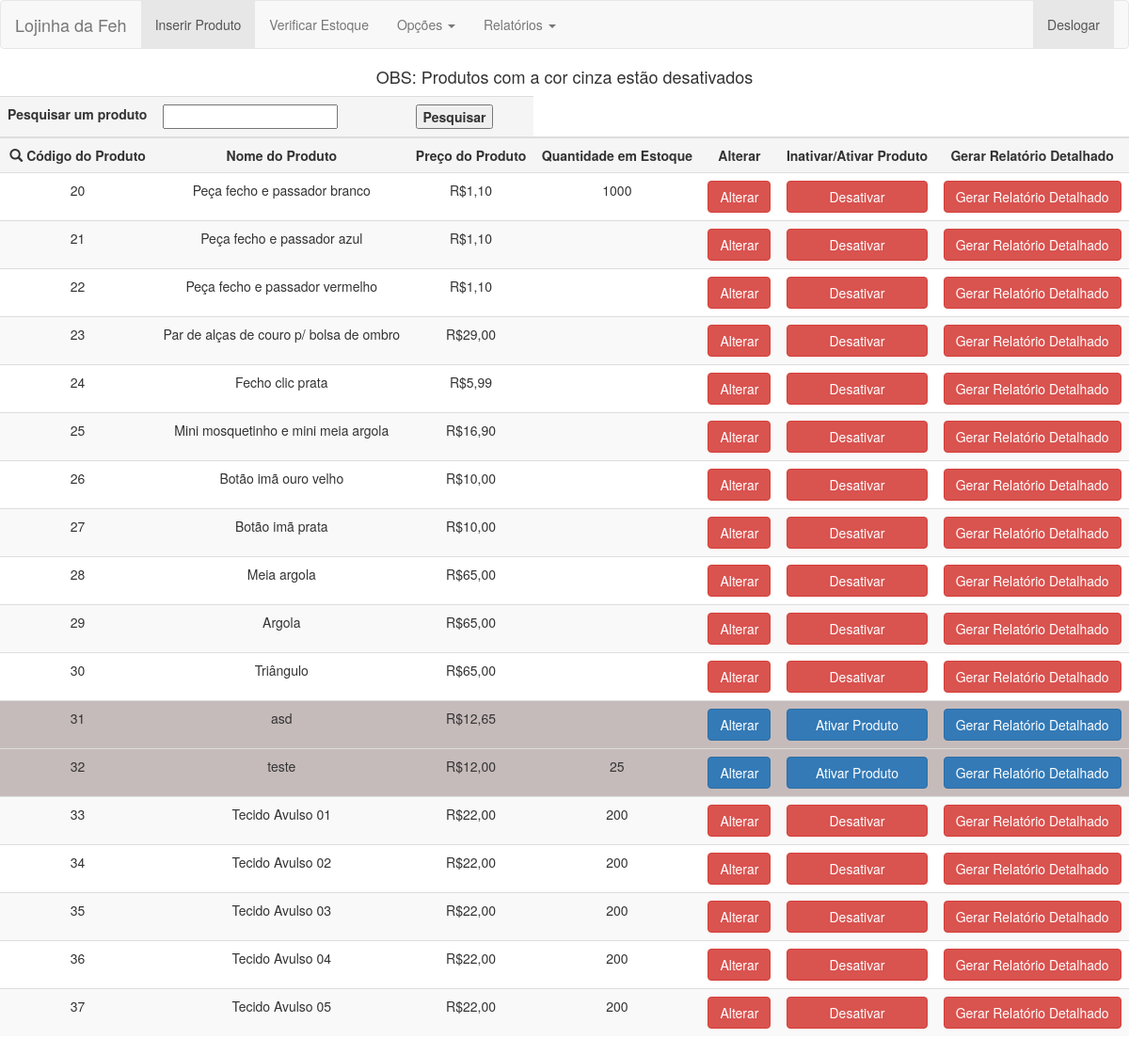
Screenshot of /Lojinha/View/listaProduto.php with the database file from the repository.
### tables this page shows
CREATE TABLE `tblestoque` (
  `codigoProduto` int(11) NOT NULL,
  `precoProduto` decimal(10,2) DEFAULT NULL,
  `quantidadeProduto` int(11) DEFAULT NULL,
  `nomeProduto` varchar(50) DEFAULT NULL,
  `descricaoProduto` text,
  `imagemProduto` varchar(50) DEFAULT NULL,
  `tipoProduto` varchar(50) DEFAULT NULL,
  `estoquemin` int(11) NOT NULL,
  `ativacaoProduto` int(11) DEFAULT NULL
);

### Lojinha/Classes/Connection.class.php (called while the page is built, shortened)
<?php
	class Connection{
		function __construct(){
			try{
				$this->con = mysqli_connect(host, user, pass, db);
			}catch(Exception $erro){
				echo "Erro ao conectar!";
				die($erro->getMessage());
			}
		}
	}
?>

### Lojinha/Classes/Produto.class.php (called while the page is built, shortened)
<?php
	include_once "../Classes/Connection.class.php";
	class Produto{
		function retornaProduto(){
			$con = new Connection();
			$busca = "SELECT * FROM tblEstoque ORDER BY codigoProduto";
			$busca = mysqli_query($con->con, $busca);
			return $busca;
		}
	}
?>

### Lojinha/View/listaProduto.php (the view, shortened to what this page needs)
<?php
	include_once "../Classes/Connection.class.php";
?>
<!DOCTYPE html PUBLIC "-//W3C//DTD XHTML 1.0 Transitional//EN" "http://www.w3.org/TR/xhtml1/DTD/xhtml1-transitional.dtd">
<html xmlns="http://www.w3.org/1999/xhtml">
<head>
<link rel="stylesheet" type="text/css" href="../bootstrap/css/bootstrap.min.css">
</head>
<body>
<nav class="navbar navbar-default">
  <div class="container-fluid">
    <div class="navbar-header">
      <a class="navbar-brand" href="Admin.php">Lojinha da Feh</a>
    </div>
    <div class="collapse navbar-collapse" id="bs-example-navbar-collapse-1">
      <ul class="nav navbar-nav">
        <li class="active"><a href="#" data-toggle="modal" data-target="#modalInserir">Inserir Produto <span class="sr-only">(current)</span></a></li>
         <li><a href="listaEstoque.php">Verificar Estoque</a></li>
        <li class="dropdown">
          <a href="#" class="dropdown-toggle" data-toggle="dropdown" role="button" aria-haspopup="true" aria-expanded="false">Opções <span class="caret"></span></a>
        </li>
        <li class="dropdown">
          <a href="#" class="dropdown-toggle" data-toggle="dropdown" role="button" aria-haspopup="true" aria-expanded="false">Relatórios <span class="caret"></span></a>
        </li>
      </ul>
      <ul class="nav navbar-nav navbar-right">
        <li class="active"><a href="../Actions/deslogar.action.php" role="button" aria-haspopup="true" aria-expanded="false">Deslogar</a>
        </li>
      </ul>
    </div>
  </div>
</nav>
	<h4 style="margin-bottom:10px;" class="text-center">OBS: Produtos com a cor cinza estão desativados</h4>
    <div class="table-responsive">
    <table class="table table-striped">
    <form action="listaProduto.php" method="post">
    	<tbody>
        <th class="active"> Pesquisar um produto </th>
        <th class="active"> <input type="text" name="pesquisa"> </th>
        <th class="active"> <input type="submit" value="Pesquisar"> </th>
        </tbody>
     </form>
    	<tbody>
            <th class="active text-center"><span class="glyphicon glyphicon-search" aria-hidden="true"></span> Código do Produto </th>
            <th class="active text-center"> Nome do Produto </th>
        	<th class="active text-center"> Preço do Produto </th>
        	<th class="active text-center"> Quantidade em Estoque </th>
            <th class="active text-center"> Alterar </th>
            <th class="active text-center"> Inativar/Ativar Produto </th>
            <th class="active text-center"> Gerar Relatório Detalhado </th>
        <?php
		include_once "../Classes/Produto.Class.php";
		$produto = new Produto();
		if(!isset($_POST['pesquisa'])){
		$busca = $produto->retornaProduto();
		}else if(isset($_POST['pesquisa'])){
			$con = new Connection();
			 $pesquisa = $_POST['pesquisa']; $busca = mysqli_query($con->con, "select * from tblEstoque where nomeProduto like '%$pesquisa%' or tipoProduto like '%$pesquisa%'")
		;};
		while($busca2 = mysqli_fetch_assoc($busca)){
			if($busca2['ativacaoProduto'] == 0){
			echo "<tr class=table table-striped style=background-color:#c6bbbb;>
			<td class=text-center> $busca2[codigoProduto] </td>
			<td class=text-center> $busca2[nomeProduto] </td>
			<td class=text-center> R$". number_format($busca2['precoProduto'],2,',','.') ." </td>
			<td class=text-center> $busca2[quantidadeProduto] </td>
			<td class=text-center><a href=AlterarProduto.php?codigo=$busca2[codigoProduto] style=cursor:pointer><button class='btn btn-primary'> Alterar </button></a></td>
			<td class=text-center><a href=../Actions/ativacaoProduto.action.php?codigo=$busca2[codigoProduto]&acao=ativar style=cursor:pointer><button class='btn btn-primary' style=width:150px;>Ativar Produto </button></a></td>
			<td class=text-center><a href=relatorioDetalhado.php?tipo=produto&codigo=$busca2[codigoProduto] target=_blank><button class='btn btn-primary'> Gerar Relatório Detalhado </button></a></td>
			</tr>
			";	}else{
				echo "<tr class=table table-striped>
			<td class=text-center> $busca2[codigoProduto] </td>
			<td class=text-center> $busca2[nomeProduto] </td>
			<td class=text-center> R$". number_format($busca2['precoProduto'],2,',','.') ." </td>
			<td class=text-center> $busca2[quantidadeProduto] </td>
			<td class=text-center><a href=AlterarProduto.php?codigo=$busca2[codigoProduto] style=cursor:pointer><button class='btn btn-danger'> Alterar </button></a></td>
			<td class=text-center><a href=../Actions/ativacaoProduto.action.php?codigo=$busca2[codigoProduto]&acao=desativar style=cursor:pointer><button class='btn btn-danger' style=width:150px;	> Desativar	</button></a></td>
			<td class=text-center><a href=relatorioDetalhado.php?tipo=produto&codigo=$busca2[codigoProduto] target=_blank><button class='btn btn-danger'> Gerar Relatório Detalhado </button></a></td>
			</tr>
			";
			}
		}
		?>
        </tbody>
    </table>
</div>
</body>
</html>

### rows the page displays
tblestoque: codigoProduto "20", nomeProduto "Peça fecho e passador branco", precoProduto "1,10", quantidadeProduto "1000"
tblestoque: codigoProduto "21", nomeProduto "Peça fecho e passador azul", precoProduto "1,10"
tblestoque: codigoProduto "22", nomeProduto "Peça fecho e passador vermelho", precoProduto "1,10"
tblestoque: codigoProduto "23", nomeProduto "Par de alças de couro p/ bolsa de ombro", precoProduto "29,00"
tblestoque: codigoProduto "24", nomeProduto "Fecho clic prata", precoProduto "5,99"
tblestoque: codigoProduto "25", nomeProduto "Mini mosquetinho e mini meia argola", precoProduto "16,90"
tblestoque: codigoProduto "26", nomeProduto "Botão imã ouro velho", precoProduto "10,00"
tblestoque: codigoProduto "27", nomeProduto "Botão imã prata", precoProduto "10,00"
tblestoque: codigoProduto "28", nomeProduto "Meia argola", precoProduto "65,00"
tblestoque: codigoProduto "29", nomeProduto "Argola", precoProduto "65,00"
tblestoque: codigoProduto "30", nomeProduto "Triângulo", precoProduto "65,00"
tblestoque: codigoProduto "31", nomeProduto "asd", precoProduto "12,65"
tblestoque: codigoProduto "32", nomeProduto "teste", precoProduto "12,00", quantidadeProduto "25"
tblestoque: codigoProduto "33", nomeProduto "Tecido Avulso 01", precoProduto "22,00", quantidadeProduto "200"
tblestoque: codigoProduto "34", nomeProduto "Tecido Avulso 02", precoProduto "22,00", quantidadeProduto "200"
tblestoque: codigoProduto "35", nomeProduto "Tecido Avulso 03", precoProduto "22,00", quantidadeProduto "200"
tblestoque: codigoProduto "36", nomeProduto "Tecido Avulso 04", precoProduto "22,00", quantidadeProduto "200"
tblestoque: codigoProduto "37", nomeProduto "Tecido Avulso 05", precoProduto "22,00", quantidadeProduto "200"
